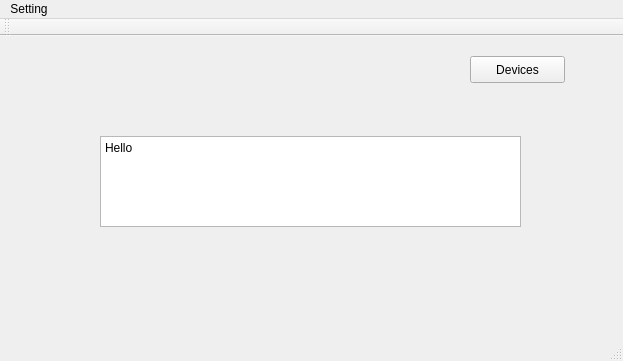
<?xml version="1.0" encoding="UTF-8"?>
<ui version="4.0">
 <class>CYUtil</class>
 <widget class="QMainWindow" name="CYUtil">
  <property name="geometry">
   <rect>
    <x>0</x>
    <y>0</y>
    <width>623</width>
    <height>361</height>
   </rect>
  </property>
  <property name="windowTitle">
   <string>CYUtil</string>
  </property>
  <widget class="QWidget" name="centralWidget">
   <widget class="QPushButton" name="pushButton">
    <property name="geometry">
     <rect>
      <x>470</x>
      <y>20</y>
      <width>95</width>
      <height>27</height>
     </rect>
    </property>
    <property name="text">
     <string>Devices</string>
    </property>
   </widget>
   <widget class="QPlainTextEdit" name="plainTextEdit">
    <property name="geometry">
     <rect>
      <x>100</x>
      <y>100</y>
      <width>421</width>
      <height>91</height>
     </rect>
    </property>
    <property name="plainText">
     <string>Hello</string>
    </property>
   </widget>
  </widget>
  <widget class="QMenuBar" name="menuBar">
   <property name="geometry">
    <rect>
     <x>0</x>
     <y>0</y>
     <width>623</width>
     <height>25</height>
    </rect>
   </property>
   <widget class="QMenu" name="menuSetting">
    <property name="title">
     <string>Setting</string>
    </property>
    <addaction name="actionSD_Format"/>
   </widget>
   <addaction name="menuSetting"/>
  </widget>
  <widget class="QToolBar" name="mainToolBar">
   <attribute name="toolBarArea">
    <enum>TopToolBarArea</enum>
   </attribute>
   <attribute name="toolBarBreak">
    <bool>false</bool>
   </attribute>
  </widget>
  <widget class="QStatusBar" name="statusBar"/>
  <action name="actionSD_Format">
   <property name="text">
    <string>SD Format</string>
   </property>
  </action>
 </widget>
 <layoutdefault spacing="6" margin="11"/>
 <resources/>
 <connections/>
</ui>
